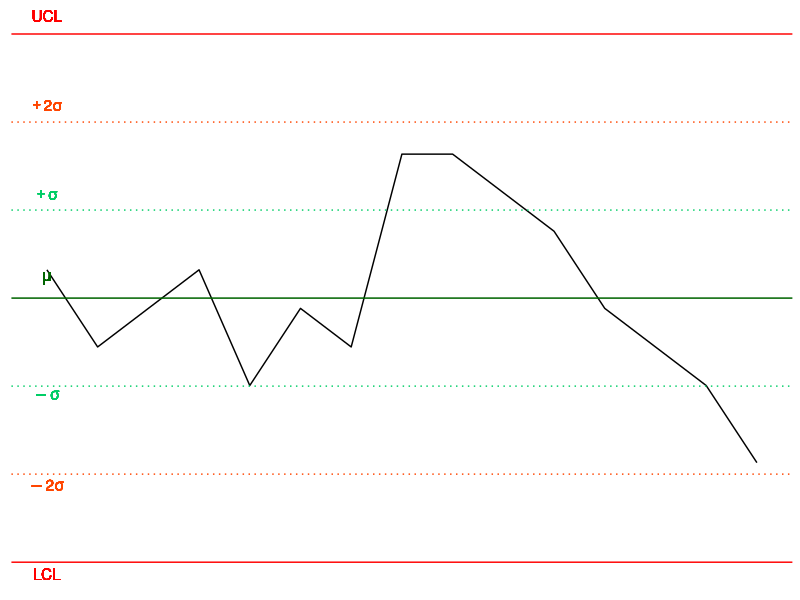

Reproduce this figure in R.
library(ggplot2)
library(dplyr)

# sample data sets to test rules
beyond_control_limits <- data.frame(index = 1:15, value = c(1, 10, 2, 9, 3, 8, 4, 7, 5, 6, 2, 8, 6, 4, 35))
break_rule_2 <- data.frame(index = 1:15, value = c(1, 10, 2, 9, 3, 8, 4, 7, 5, 6, 2, 8, 36, 4, 35))
break_rule_3 <- data.frame(index = 1:15, value = c(1, 1, 2, 1, 3, 8, 4, 1, 5, 6, 20, 8, 16, 14, 15))
break_rule_4 <- data.frame(index = 1:15, value = c(-11, -11, 2, 1, 3, 2, 40, 11, 15, 16, 20, 18, 16, 14, 15))
break_stratification_rule <- data.frame(index = 1:16, value = c(4, 2, 3, 2, 3, 2, 2, 3, 3, 3, 2, 2, 2, 2, 3, 3))
break_mixture_rule <- data.frame(index = 1:15, value = c(6, 4, 5, 6, 3, 5, 4, 9, 9, 9, 2, 9, 1, 10, 1))
break_trend_rule <- data.frame(index = 1:15, value = c(6, 4, 5, 6, 3, 5, 4, 9, 9, 8, 7, 5, 4, 3, 1))
break_noise_rule <- data.frame(index = 1:15, value = c(1, 10, 2, 9, 3, 8, 4, 7, 5, 6, 2, 8, -36, -34, -35))
no_issues <- data.frame(index = 1:15, value = c(1, 10, 2, 9, 3, 8, 4, 7, 5, 6, 2, 8, 6, 4, 5))

# select a dataset to plot
sample_data <- break_trend_rule

mean <- mean(sample_data$value)
sd <- sd(sample_data$value)

ucl <- mean + 3 * sd
lcl <- mean - 3 * sd

control_plot <- sample_data %>% ggplot2::ggplot(aes(x = index, y = value)) +
  ggplot2::geom_line() +
  ggplot2::geom_hline(yintercept = mean, color = "darkgreen") +
  ggplot2::geom_text(aes(1, mean, label = "mu", vjust = -1), color = "darkgreen", parse = TRUE) + 
  ggplot2::geom_hline(yintercept = ucl, color = "red") + 
  ggplot2::geom_text(aes(1, ucl, label = "UCL", vjust = -1), color = "red") +
  ggplot2::geom_hline(yintercept = lcl, color = "red") + 
  ggplot2::geom_text(aes(1, lcl, label = "LCL", vjust = 1.5), color = "red") +
  ggplot2::geom_hline(yintercept = mean + 2 * sd, color = "orangered", linetype = 3) + 
  ggplot2::geom_text(aes(1, mean + 2 * sd, label = "+2*sigma", vjust = -1), color = "orangered", parse = TRUE) +
  ggplot2::geom_hline(yintercept = mean - 2 * sd, color = "orangered", linetype = 3) + 
  ggplot2::geom_text(aes(1, mean - 2 * sd, label = "-2*sigma", vjust = 1.5), color = "orangered", parse = TRUE) +
  ggplot2::geom_hline(yintercept = mean + sd, color = "springgreen3", linetype = 3) + 
  ggplot2::geom_text(aes(1, mean + sd, label = "+sigma", vjust = -1), color = "springgreen3", parse = TRUE) +
  ggplot2::geom_hline(yintercept = mean - sd, color = "springgreen3", linetype = 3) +
  ggplot2::geom_text(aes(1, mean - sd, label = "-sigma", vjust = 1.5), color = "springgreen3", parse = TRUE) +
  ggplot2::theme(
    panel.background = element_rect(fill = "white")
    , plot.background = element_rect(fill = "transparent", colour = NA)
    , panel.grid.minor = element_blank()
    , legend.background = element_rect(fill = "transparent", colour = NA)
    , legend.box.background = element_rect(fill = "transparent", colour = NA)
    , legend.key = element_blank()
    , panel.grid = element_blank()
    , panel.border = element_blank()
    , axis.title = element_blank()
    , axis.ticks = element_blank()
    , axis.text = element_blank()
    , axis.line = element_blank()
    , plot.caption = element_text(size = 6, hjust = 0, margin = margin(t = 15))
    , plot.title = element_text(size = 10)
    , plot.subtitle = element_text(size = 8)
  )

control_plot